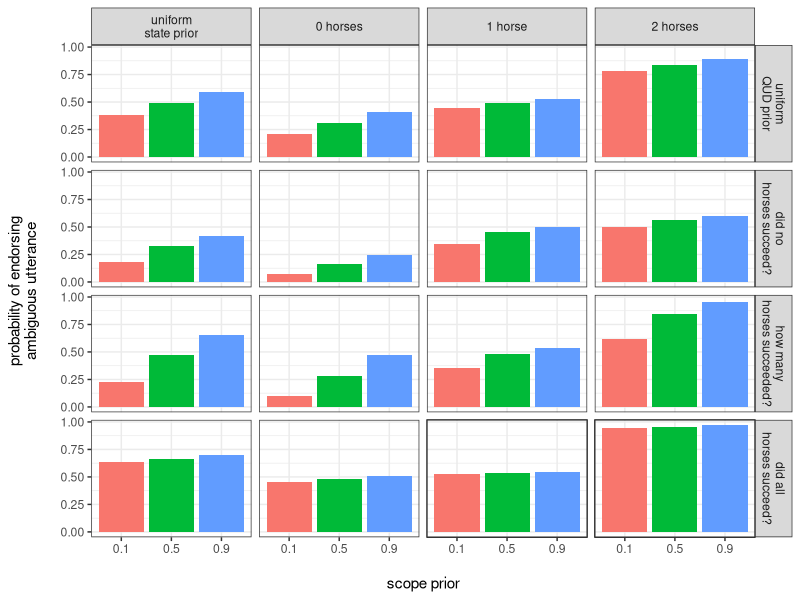
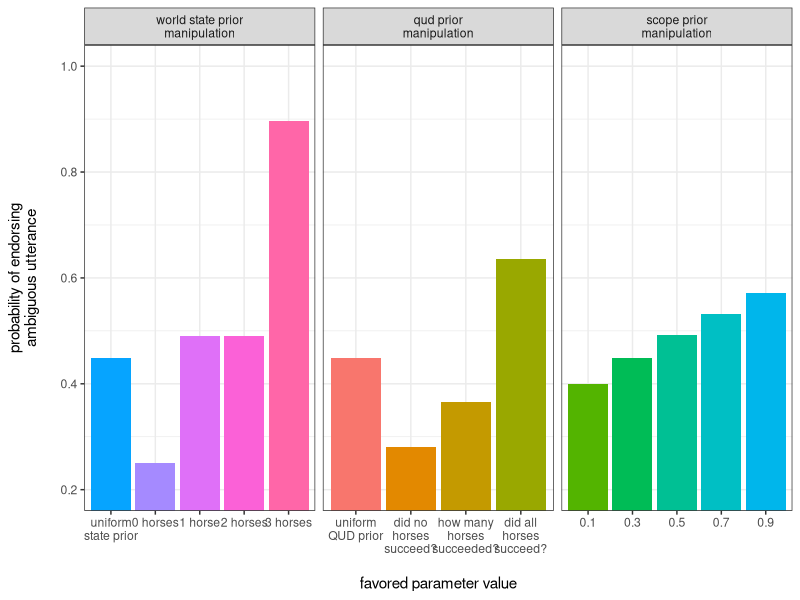
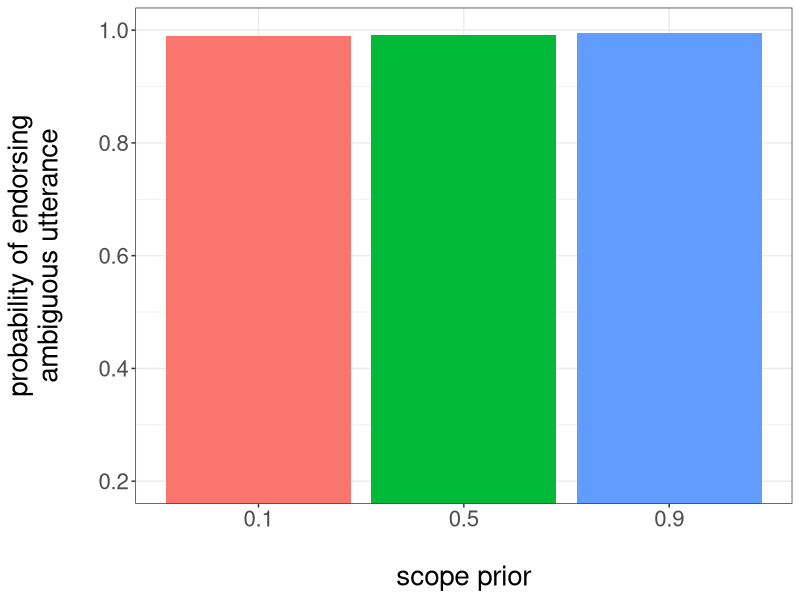

R code for these plots, in order:
##setwd("~/Documents/git/meaningLab/kids-scope/models/plots")
##setwd("~/Documents/MATLAB/RSA Functions/R Code for Graphs/kids-scope/kids-scope")
library(ggplot2)
library(scales)

# ## BIG PLOT
# 
all_d = read.csv("big_matrix.csv",header=T)

names(all_d) <- c("state","scope","QUD","p")

all_d$state = factor(all_d$state,levels=c("3","0","1","2"))
all_d$state = factor(all_d$state,labels=c("uniform\nstate prior","0 horses","1 horse","2 horses"))

all_d$QUD = factor(all_d$QUD,levels=c("3","0","1","2"))
all_d$QUD = factor(all_d$QUD,labels=c("uniform\nQUD prior","did no\nhorses succeed?","how many\nhorses succeeded?","did all\nhorses succeed?"))

p <- ggplot(all_d,aes(x=as.factor(scope),y=p,fill=as.factor(scope))) +
  geom_bar(stat="identity")+
  ylab("probability of endorsing\nambiguous utterance\n") +
  xlab("\nscope prior")+
  #scale_fill_manual(values=c("red", "blue"))+
  theme(axis.text.x = element_text(size=10,angle=0))+
  #ylim(0,0.8)+
  theme_bw()+
  guides(fill=FALSE)+
facet_grid(QUD~state)
p
#ggsave("big-plot.jpg",width=7,height=7)


## little plot

q = read.csv("qud_manip9.csv",header=F)
names(q) <- c("state","scope","QUD","p")
q$condition = "qud"
q$QUD = factor(q$QUD,levels=c("3","0","1","2"))
q$QUD = factor(q$QUD,labels=c("uniform\nQUD prior","did no\nhorses succeed?","how many\nhorses succeeded?","did all\nhorses succeed?"))
s = read.csv("scope_manip.csv",header=F)
names(s) <- c("state","scope","QUD","p")
s$condition = "scope"
w = read.csv("world_manip9.csv",header=F)
names(w) <- c("state","scope","QUD","p")
w$condition = "world"
w$state = factor(w$state,levels=c("4","0","1","2","3"))
w$state = factor(w$state,labels=c("uniform\nstate prior","0 horses","1 horse","2 horses","3 horses"))


d = rbind(s,w,q)

d$x = NA
d[d$condition=="qud",]$x = as.character(d[d$condition=="qud",]$QUD)
d[d$condition=="scope",]$x = d[d$condition=="scope",]$scope
d[d$condition=="world",]$x = d[d$condition=="world",]$world

d$x = factor(d$x,levels=c("uniform\nQUD prior","did no\nhorses succeed?","how many\nhorses succeeded?","did all\nhorses succeed?","0.1","0.3", "0.5","0.7","0.9","uniform\nstate prior","0 horses","1 horse","2 horses","3 horses"))
d$x = factor(d$x,labels=c("uniform\nQUD prior","did no\nhorses\nsucceed?","how many\nhorses\nsucceeded?","did all\nhorses\nsucceed?","0.1","0.3", "0.5","0.7","0.9","uniform\nstate prior","0 horses","1 horse","2 horses","3 horses"))

d$condition = factor(d$condition,levels=c("world","qud","scope"))
d$condition = factor(d$condition,labels=c("world state prior\nmanipulation","qud prior\nmanipulation","scope prior\nmanipulation"))

lp <- ggplot(d,aes(x=as.factor(x),y=p,fill=as.factor(x))) +
  geom_bar(stat="identity")+
  ylab("probability of endorsing\nambiguous utterance\n") +
  xlab("\nscope prior")+
  #scale_fill_manual(values=c("red", "blue"))+
  theme(axis.text.x = element_text(size=10,angle=0))+
  scale_y_continuous(limits=c(.2,1),oob = rescale_none)+
  theme_bw()+
  xlab("\nfavored parameter value")+
  guides(fill=FALSE)+
  facet_grid(.~condition,scales = "free_x")
lp
#ggsave("fig2.jpg",width=10.2,height=2.6)

##Super Endorsement Graph

# se <- ggplot(e,aes(x=as.factor(x),y=p,fill=as.factor(x))) +
#   geom_bar(stat="identity")+
#   ylab("probability of endorsing\nambiguous utterance\n") +
#   xlab("\nscope prior")+
#   #scale_fill_manual(values=c("red", "blue"))+
#   theme(axis.text.x = element_text(size=10,angle=0))+
#   scale_y_continuous(limits=c(.3,1),oob = rescale_none)+
#   theme_bw()+
#   xlab("\ninverse scope prior")+
#   guides(fill=FALSE)+
# se
e = read.csv('super_endorse9.csv',header=F)
names(e) <- c("state","scope","QUD","p") 

e$scope = factor(e$scope,levels=c("0.1","0.5","0.9"))
e$scope = factor(e$scope,labels=c("0.1","0.5","0.9"))
# A bar graph
se <-ggplot(data=e, aes(x=as.factor(scope), y=p,fill=as.factor(scope))) + 
  geom_bar(stat="identity") +                        # Thinner lines
  #scale_fill_manual(values=c("limegreen", "seagreen3","royalblue1"))+      # Set legend title
  xlab("\nscope prior") + ylab("probability of endorsing\nambiguous utterance\n") + # Set axis labels
  scale_y_continuous(limits=c(.2,1),oob = rescale_none)+
  theme_bw()+
  theme(text = element_text(size=20))+
  guides(fill=FALSE)
se
#ggsave(fig3.jpg",width=5,height=3.75)


